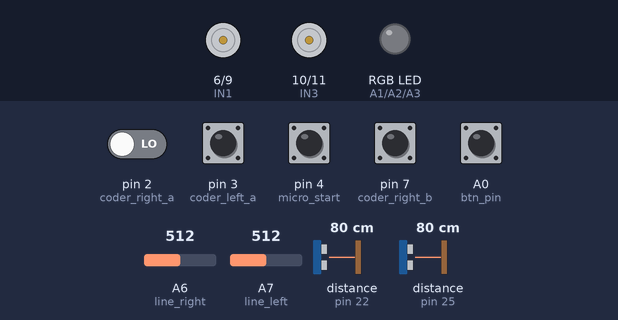
Recording of a sketch running on a simulated Arduino Nano, built with avr-gcc and run on an emulated ATmega328P. On the bench: motor-driver pin pairs drawn as motors (green arrow = first pin HIGH = forward, orange = second pin HIGH = backward, longer = more drive), an RGB LED mixed from three pins (HIGH = lit). The inputs (shaded band) are chosen by the test bench; at power-on: A0 (btn_pin), pin 2 (coder_right_a), pin 3 (coder_left_a), pin 4 (micro_start), pin 7 (coder_right_b) LOW, A6 (line_right) = 512, A7 (line_left) = 512, distance to the obstacle (sensors on pin 22, pin 25) 80 cm. What the sketch prints to the serial monitor is not drawn.

Above: at 1.2 s.
1.3 s: pin 4 (micro_start) pulled HIGH for 0.15 s
At 1.62 s:
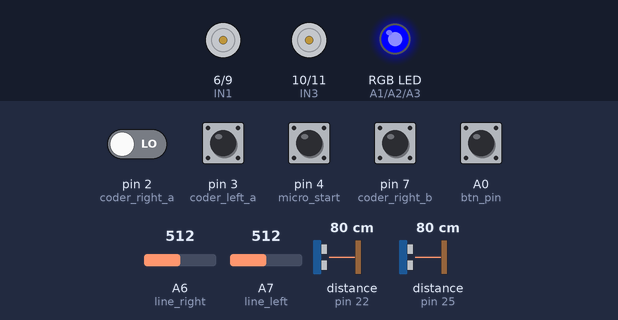
3.1 s: pin 4 (micro_start) pulled HIGH for 1 s
At 3.9 s:
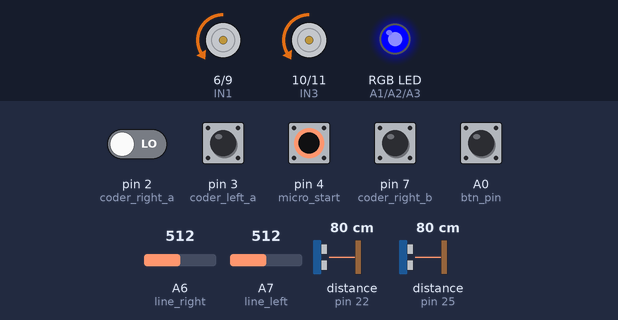
6.3 s: pin 4 (micro_start) pulled HIGH for 0.15 s
At 7.1 s:
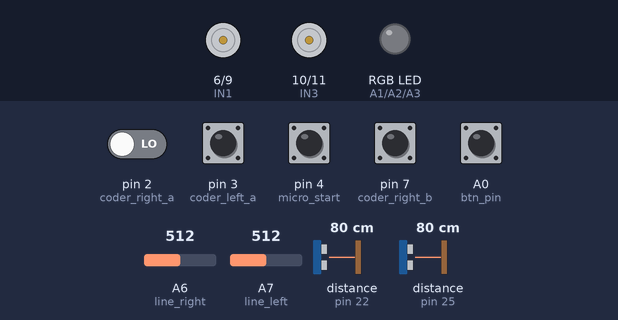
8.0 s: pin 2 (coder_right_a) driven HIGH and pin 4 (micro_start) driven HIGH
At 10.6 s:
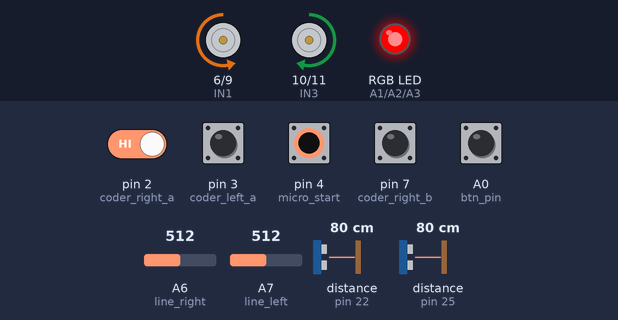
11.0 s: A6 (line_right) set to 410
14.0 s: A6 (line_right) set to 391
Timing chart, 0 to 18.0 s (numbered marks = the images above; inputs shaded):
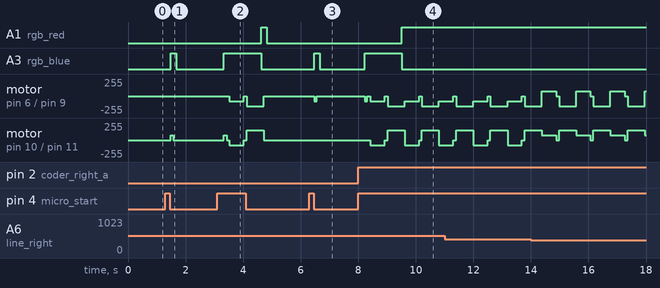

Measured:
- after the input at 1.3 s, A3 (rgb_blue): LOW → HIGH after 0.19 s, → LOW 0.19 s later; motor on pin 10 (IN3) / pin 11 (IN4): stopped → forward 75/255 after 0.19 s, → stopped 0.09 s later
- after the input at 3.1 s, A1 (rgb_red): LOW → HIGH after 1.5 s, → LOW 0.19 s later; A3 (rgb_blue): LOW → HIGH after 0.24 s, → LOW 1.3 s later
- after the input at 6.3 s, A3 (rgb_blue): LOW → HIGH after 0.17 s, → LOW 0.19 s later; motor on pin 6 (IN1) / pin 9 (IN2): stopped → backward 75/255 after 0.17 s, → stopped 0.09 s later
- after the input at 8.0 s, A1 (rgb_red): LOW → HIGH after 1.5 s; A3 (rgb_blue): LOW → HIGH after 0.23 s, → LOW 1.3 s later

The sketch:

bigmax_final.ino
```cpp
#include <Wire.h>
#include <VL53L0X.h>

#define xshut_right 12
#define xshut_left 13

VL53L0X tof_right;
VL53L0X tof_left;

// pin numbers input
const int btn_pin = A0;
const int micro_start = 4;
const int line_right = A6;
const int line_left = A7;
const int coder_right_a = 2;
const int coder_right_b = 7;
const int coder_left_a = 3;
const int coder_left_b = 8;

// pin numbers output
const int rgb_red =  A1;
const int rgb_green =  A2;
const int rgb_blue =  A3;
const int IN1 = 6;
const int IN2 = 9;
const int IN3 = 10;
const int IN4 = 11;

// states
const int WAIT = 0;
const int SCAN = 1;
const int PUSH = 2;
const int UTURN = 3;
const int CLOCK = 0;
const int COUNTER_CLOCK = 1;
const int FORWARD = 0;
const int BACKWARD = 1;

// variables
int btn_state = 0;
int micro_start_prev = 0;
int micro_start_state = 0;
int current_state = WAIT;
int next_state = WAIT;
int sens = CLOCK;
int dir = FORWARD;
int val_line_right = 0;
int val_line_left = 0;
int val_tof_right = 0;
int val_tof_left = 0;
int timeout_tof_right = 0 ;
int timeout_tof_left = 0 ;
long count_on_left = 0;
long count_on_right = 0;
int speed_motor_slow = 75;
int speed_motor_high = 150;
int detect_white_right = 400;
int detect_white_left = 400;
int detect_tof_right = 500;
int detect_tof_left = 500;

void setup() {
  Serial.begin(115200);
  Wire.begin();
  Serial.println("begin init");

  // output
  pinMode(rgb_red, OUTPUT);
  pinMode(rgb_green, OUTPUT);
  pinMode(rgb_blue, OUTPUT);
  pinMode(xshut_left, OUTPUT);
  pinMode(xshut_right, OUTPUT);
  pinMode(IN1, OUTPUT);
  pinMode(IN2, OUTPUT);
  pinMode(IN3, OUTPUT);
  pinMode(IN4, OUTPUT);

  // input
  pinMode(btn_pin, INPUT);
  pinMode(micro_start, INPUT);
  pinMode(line_right, INPUT);
  pinMode(line_left, INPUT);

  // tofs
  pinMode(xshut_right, INPUT);
  delay(20);
  tof_right.setAddress((uint8_t)25);
  tof_right.init();
  tof_right.setTimeout(500);

  pinMode(xshut_left, INPUT);
  delay(20);
  tof_left.setAddress((uint8_t)22);
  tof_left.init();
  tof_left.setTimeout(500);

  tof_right.startContinuous();
  tof_left.startContinuous();

  // interuption
  attachInterrupt(digitalPinToInterrupt(coder_left_a), encoderLeft, CHANGE);
  attachInterrupt(digitalPinToInterrupt(coder_right_a), encoderRight, CHANGE);

  Serial.println("init done");
}

void loop() {

  // read sensors
  btn_state = digitalRead(btn_pin);
  micro_start_state = digitalRead(micro_start);

  val_line_right = analogRead(line_right);
  val_line_left = analogRead(line_left);

  val_tof_right = tof_right.readRangeContinuousMillimeters();
  if (tof_right.timeoutOccurred()) timeout_tof_right = 1;
  else timeout_tof_right = 0;

  val_tof_left = tof_left.readRangeContinuousMillimeters();
  if (tof_left.timeoutOccurred()) timeout_tof_left = 1;
  else timeout_tof_left = 0;

  // setup next_state
  switch (current_state) {
    case WAIT:
      if (micro_start_prev == 0 && micro_start_state == 1) {
        next_state = SCAN;
        micro_start_prev = micro_start_state;
      }
      break;

    default:
      if (micro_start_prev == 1 && micro_start_state == 0) {
        next_state = WAIT;
        micro_start_prev = micro_start_state;
      }
      else if (val_line_right > detect_white_right) {
        next_state = UTURN;
        sens = COUNTER_CLOCK;
      }
      else if (val_line_left > detect_white_left) {
        next_state = UTURN;
        sens = CLOCK;
      }
      else if (val_tof_left < detect_tof_left && val_tof_right < detect_tof_right) {
        next_state = PUSH;
        dir = FORWARD;
      }
      else if (val_tof_right < detect_tof_right && val_tof_left > detect_tof_left) {
        next_state = SCAN;
        sens = CLOCK;
      }
      else if (val_tof_left < detect_tof_left && val_tof_right > detect_tof_right) {
        next_state = SCAN;
        sens = COUNTER_CLOCK;
      }
      else next_state = SCAN;
  }

  // apply next_state
  set_motors();
  set_rgb();
  printStatus();
  current_state = next_state;
  delay(20);
}


void printStatus()
{
  Serial.print("state ");
  Serial.print(current_state);
  Serial.print("\tnext ");
  Serial.print(next_state);
  Serial.print("\tbutton ");
  Serial.print(btn_state);
  Serial.print("\tmicro_start ");
  Serial.print(micro_start_state);
  Serial.print("\tline right ");
  Serial.print(val_line_right);
  Serial.print("\tline left ");
  Serial.print(val_line_left);
  Serial.print("\ttof right ");
  if (timeout_tof_right) Serial.print("TIMEOUT");
  else Serial.print(val_tof_right);
  Serial.print("\ttof left ");
  if (timeout_tof_left) Serial.print("TIMEOUT");
  else Serial.print(val_tof_left);
  Serial.print("\tcoder left ");
  Serial.print(count_on_left);
  Serial.print("\tcoder right ");
  Serial.print(count_on_right);
  Serial.println("");
}

void set_rgb()
{
  switch (next_state)
  {
    case SCAN:
      digitalWrite(rgb_red, LOW);
      digitalWrite(rgb_green, LOW);
      digitalWrite(rgb_blue, HIGH);
      break;

    case PUSH:
      digitalWrite(rgb_red, LOW);
      digitalWrite(rgb_green, HIGH);
      digitalWrite(rgb_blue, LOW);
      break;

    case UTURN:
      digitalWrite(rgb_red, HIGH);
      digitalWrite(rgb_green, LOW);
      digitalWrite(rgb_blue, LOW);
      break;

    default://WAIT
      digitalWrite(rgb_red, LOW);
      digitalWrite(rgb_green, LOW);
      digitalWrite(rgb_blue, LOW);
  }
}

void set_motors()
{
  if (next_state != current_state) {
    analogWrite(IN1, 0);
    analogWrite(IN2, 0);
    analogWrite(IN3, 0);
    analogWrite(IN4, 0);
    delay(100);
  }

  switch (next_state)
  {
    case SCAN:
      if (sens == CLOCK)
      {
        analogWrite(IN1, 0);
        analogWrite(IN2, 0);
        analogWrite(IN3, speed_motor_slow);
        analogWrite(IN4, 0);
      } else {
        analogWrite(IN1, 0);
        analogWrite(IN2, speed_motor_slow);
        analogWrite(IN3, 0);
        analogWrite(IN4, 0);
      }
      break;

    case PUSH:
      if (dir == FORWARD) {
        analogWrite(IN1, 0);
        analogWrite(IN2, speed_motor_slow);
        analogWrite(IN3, speed_motor_slow);
        analogWrite(IN4, 0);
      } else {
        analogWrite(IN1, speed_motor_slow);
        analogWrite(IN2, 0);
        analogWrite(IN3, 0);
        analogWrite(IN4, speed_motor_slow);
      }
      break;

    case UTURN:
      if (sens == CLOCK)
      {
        analogWrite(IN1, speed_motor_slow);
        analogWrite(IN2, 0);
        analogWrite(IN3, speed_motor_slow);
        analogWrite(IN4, 0);
      }
      else
      {
        analogWrite(IN1, 0);
        analogWrite(IN2, speed_motor_slow);
        analogWrite(IN3, 0);
        analogWrite(IN4, speed_motor_slow);
      }
      delay(500);
      analogWrite(IN1, 0);
      analogWrite(IN2, 0);
      analogWrite(IN3, 0);
      analogWrite(IN4, 0);
      delay(100);
      analogWrite(IN1, 0);
      analogWrite(IN2, speed_motor_high);
      analogWrite(IN3, speed_motor_high);
      analogWrite(IN4, 0);
      delay(500);
      break;

    default://WAIT
      analogWrite(IN1, 0);
      analogWrite(IN2, 0);
      analogWrite(IN3, 0);
      analogWrite(IN4, 0);
  }
}

// count encoder
void encoderLeft()
{
  if (digitalRead(coder_left_a) == 1)
  {
    if (digitalRead(coder_left_b) == 1) count_on_left++; else count_on_left--;
  }
  else // coder_left_a == 0
  {
    if (digitalRead(coder_left_b) == 1) count_on_left--; else count_on_left++;
  }
}

// count encoder
void encoderRight()
{
  if (digitalRead(coder_right_a) == 1)
  {
    if (digitalRead(coder_right_b) == 1) count_on_right--; else count_on_right++;
  }
  else // coder_right_a == 0
  {
    if (digitalRead(coder_right_b) == 1) count_on_right++; else count_on_right--;
  }
}
```
